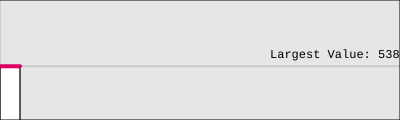
Frame 1 (no input)
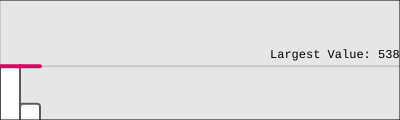
Frame 60 (no input)
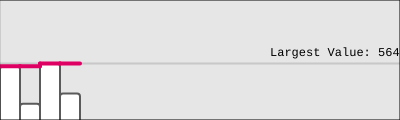
Frame 120 (the mouse pressed at the canvas centre since frame 60)

The p5.js sketch that drew these frames (run headless with seeded random() and noise() and a simulated clock; from frame 60 on, the mouse is pressed at the canvas centre):

// p5.js sketch
// ── sketch.js
function setup() {
  div = createDiv();
//   div.child(createP("Hill Climbing"));
  
  div.child(createCanvas(400, 120));
  textFont("monospace")
 init();
  
}

function init(){
  nums = [];
  for(let i = 0; i< 20; i++){
    
    let mx = i<4?75:100;
    nums.push((random(1,mx)));
  }
  
  current = 0;
}

function draw() {
  background(230);
  
  
  // translate(5,3)
  // height =120
  stroke(90)
  strokeWeight(2)

  fill(255)
  large = -1;
  let x = 0;
  let wid = 20;
  nums.forEach((e,i)=>{
    if(i>current)return;
    let h = e;
    rect(x,height-h,wid,h+3,3)
    x+= wid
    
    large =max(large,e);
 
  })
  
  large = large
  
  
  
  //draw large line
  stroke(200)
 line(0,height-large,width,height-large)
  
  
  drawWords();
  
  drawLargeLine()
  
  
  if(frameCount %30 == 0)
  incr();
  
  
  
  noFill();
  stroke(0);
  strokeWeight(1)
  rect(0,0,width,height)
}

function drawLargeLine(){
  let large = -1;
  let wid = 20;
  let x = 0;
  stroke(222,0,99)
  strokeWeight(4)
  
  nums.forEach((h,i)=>{
    if(i>current)return;
 
    
    let oldLarge = large;
    large =max(large,h);
    
    let end = i == nums.length-1 && delay > 0?width+1:x+wid;
    
    if(i>0)
    line(x,height-large,x,height-oldLarge)
    line(x,height-large,end,height-large)
    x+= wid
 
  })
}

function mousePressed(){
}

function drawWords(){
  if( current == nums.length-1 && delay != 0)
    fill(222,0,99)
  else
    fill(0)
  
  noStroke()
  text("Largest Value: "+floor(large*10), 270, height-large-8)
}

function incr(){
  if(current == nums.length-1){
    if( delay++ > 3)
      current = 0;
      init();
    
  }
  else {
    delay = 0;
    current++;
  }
  
  // current = current == nums.length-1?0:current+1;
  
}

function keyPressed(){
  if(key == "r")
    init();
}
